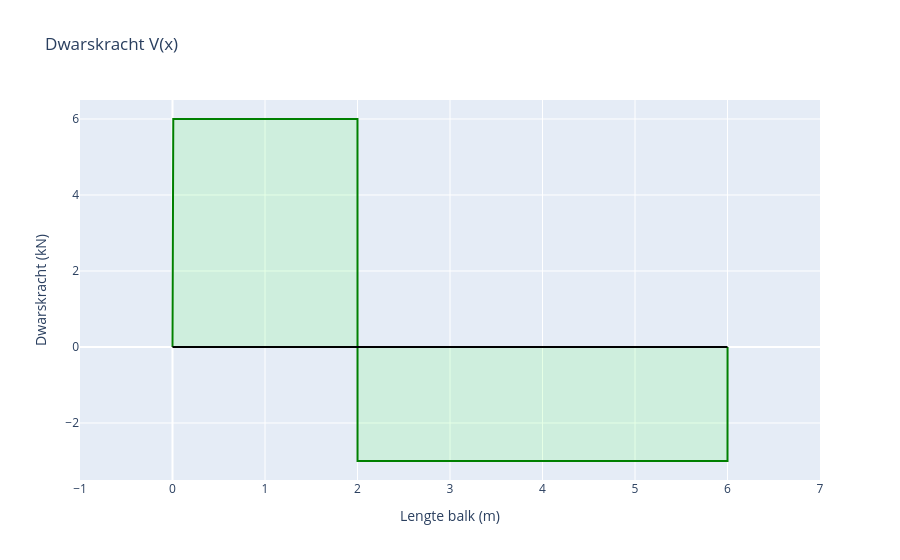

Here is the notebook cell this chart was saved with:
### Markdown cell above
## Dwarskrachtgrafiek

### Code cell
layout = go.Layout(
    title="Dwarskracht V(x)",
    xaxis=dict(dtick=1, title="Lengte balk (m)", range=[-1, lengteBalk+1]),
    yaxis=dict(title="Dwarskracht (kN)"),
    showlegend=False
)

line = go.Scatter(
    x=X,
    y= sum(shearForce),
    mode='lines',
    name='Dwarskracht (kN)',
    fill = 'tonexty',
    line_color='green',
    fillcolor='rgba(0,255,0,0.1)'
)

axis = go.Scatter(
    x= [0,lengteBalk],
    y= [0,0],
    mode='lines',
    line_color='black'
)

fig= go.Figure(data=[line, axis], layout=layout)
fig.show()

### Figure 1 — Plotly figure (JSON) as saved in the notebook; plotly's stock layout.template omitted (floating-point values rounded to 4 significant figures; data arrays with more than 128 entries replaced by an {"elided": "..."} marker saying what was removed)
{"data": [{"fill": "tonexty", "fillcolor": "rgba(0,255,0,0.1)", "line": {"color": "green"}, "mode": "lines", "name": "Dwarskracht (kN)", "type": "scatter", "x": {"elided": "10002 float values"}, "y": {"elided": "10002 int values"}}, {"line": {"color": "black"}, "mode": "lines", "type": "scatter", "x": [0, 6], "y": [0, 0]}], "layout": {"autosize": true, "showlegend": false, "title": {"text": "Dwarskracht V(x)"}, "xaxis": {"dtick": 1, "range": [-1, 7], "title": {"text": "Lengte balk (m)"}, "type": "linear"}, "yaxis": {"autorange": true, "range": [-3.5, 6.5], "title": {"text": "Dwarskracht (kN)"}, "type": "linear"}}}
